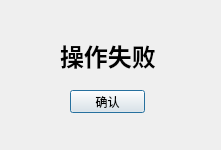
<?xml version="1.0" encoding="UTF-8"?>
<ui version="4.0">
 <class>FailWin</class>
 <widget class="QDialog" name="FailWin">
  <property name="geometry">
   <rect>
    <x>0</x>
    <y>0</y>
    <width>221</width>
    <height>150</height>
   </rect>
  </property>
  <property name="windowTitle">
   <string>系统提示</string>
  </property>
  <widget class="QLabel" name="label">
   <property name="geometry">
    <rect>
     <x>60</x>
     <y>30</y>
     <width>101</width>
     <height>51</height>
    </rect>
   </property>
   <property name="font">
    <font>
     <pointsize>18</pointsize>
     <weight>75</weight>
     <bold>true</bold>
    </font>
   </property>
   <property name="text">
    <string>操作失败</string>
   </property>
  </widget>
  <widget class="QPushButton" name="ExitButton">
   <property name="geometry">
    <rect>
     <x>70</x>
     <y>90</y>
     <width>75</width>
     <height>23</height>
    </rect>
   </property>
   <property name="text">
    <string>确认</string>
   </property>
  </widget>
 </widget>
 <resources/>
 <connections/>
</ui>
